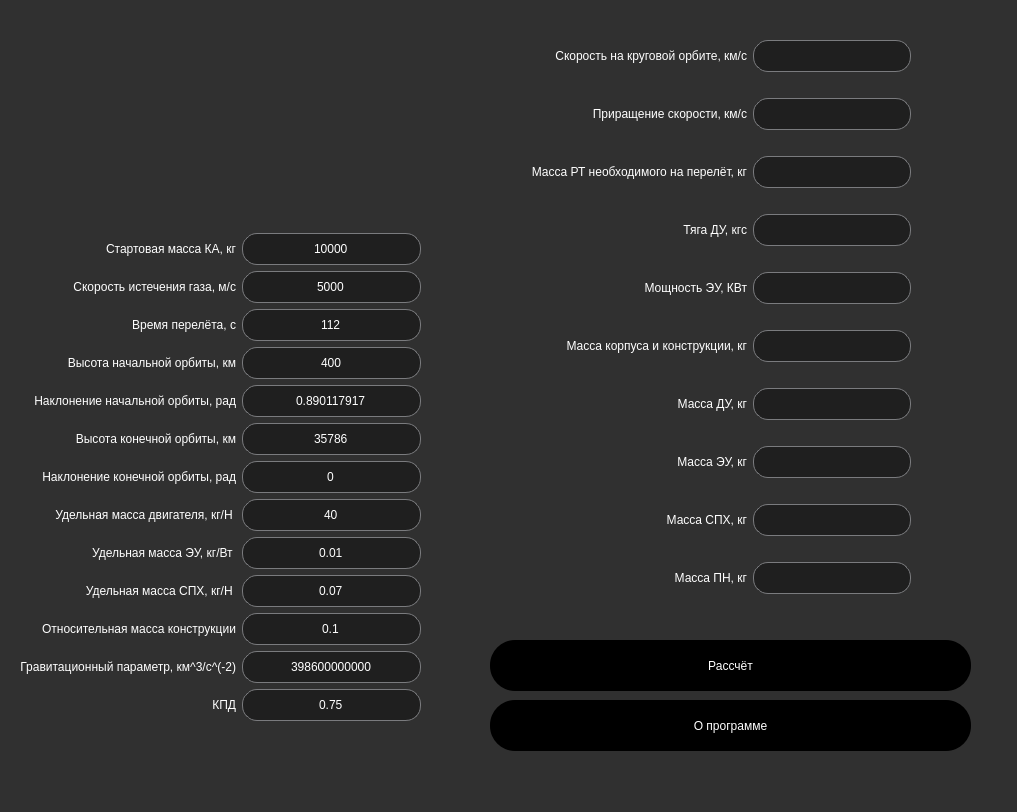
<?xml version="1.0" encoding="UTF-8"?>
<ui version="4.0">
 <class>MainWindow</class>
 <widget class="QMainWindow" name="MainWindow">
  <property name="geometry">
   <rect>
    <x>0</x>
    <y>0</y>
    <width>1017</width>
    <height>812</height>
   </rect>
  </property>
  <property name="windowTitle">
   <string>SEPtima</string>
  </property>
  <property name="windowIcon">
   <iconset>
    <normaloff>../build-MyProga-Desktop_Qt_6_2_3_MinGW_64_bit-Release/logo.png</normaloff>../build-MyProga-Desktop_Qt_6_2_3_MinGW_64_bit-Release/logo.png</iconset>
  </property>
  <property name="styleSheet">
   <string notr="true">background-color: rgb(48, 48, 48);
color: white;</string>
  </property>
  <property name="iconSize">
   <size>
    <width>343</width>
    <height>343</height>
   </size>
  </property>
  <widget class="QWidget" name="centralwidget">
   <widget class="QPushButton" name="pushButton">
    <property name="geometry">
     <rect>
      <x>490</x>
      <y>640</y>
      <width>481</width>
      <height>51</height>
     </rect>
    </property>
    <property name="cursor">
     <cursorShape>PointingHandCursor</cursorShape>
    </property>
    <property name="styleSheet">
     <string notr="true">QPushButton{
	border-radius: 25px;
	color: white; /* Цвет ссылки при наведении на нее курсора мыши */  
    background: black /* Цвет фона */
}

QPushButton:hover{
	border-radius: 25px;
    color: black; /* Цвет ссылки при наведении на нее курсора мыши */  
    background: #fff /* Цвет фона */
   }</string>
    </property>
    <property name="text">
     <string>Рассчёт</string>
    </property>
   </widget>
   <widget class="QWidget" name="gridLayoutWidget">
    <property name="geometry">
     <rect>
      <x>20</x>
      <y>20</y>
      <width>401</width>
      <height>701</height>
     </rect>
    </property>
    <layout class="QGridLayout" name="gridLayout">
     <item row="5" column="0">
      <widget class="QLabel" name="label_5">
       <property name="layoutDirection">
        <enum>Qt::LeftToRight</enum>
       </property>
       <property name="styleSheet">
        <string notr="true">color: rgb(255, 255, 255);</string>
       </property>
       <property name="text">
        <string>Наклонение начальной орбиты, рад</string>
       </property>
       <property name="textFormat">
        <enum>Qt::MarkdownText</enum>
       </property>
       <property name="alignment">
        <set>Qt::AlignRight|Qt::AlignTrailing|Qt::AlignVCenter</set>
       </property>
      </widget>
     </item>
     <item row="9" column="1">
      <widget class="QLineEdit" name="lineEdit_9">
       <property name="styleSheet">
        <string notr="true">border-radius: 15px;
border: 1px solid #7a7b7e;
color: rgb(255, 255, 255);
background-color: rgb(31, 31, 31);
height: 30px;</string>
       </property>
       <property name="text">
        <string>0.01</string>
       </property>
       <property name="alignment">
        <set>Qt::AlignCenter</set>
       </property>
      </widget>
     </item>
     <item row="9" column="0">
      <widget class="QLabel" name="label_8">
       <property name="layoutDirection">
        <enum>Qt::LeftToRight</enum>
       </property>
       <property name="styleSheet">
        <string notr="true">color: rgb(255, 255, 255);</string>
       </property>
       <property name="text">
        <string>Удельная масса ЭУ, кг/Вт </string>
       </property>
       <property name="textFormat">
        <enum>Qt::MarkdownText</enum>
       </property>
       <property name="alignment">
        <set>Qt::AlignRight|Qt::AlignTrailing|Qt::AlignVCenter</set>
       </property>
      </widget>
     </item>
     <item row="12" column="1">
      <widget class="QLineEdit" name="lineEdit_13">
       <property name="styleSheet">
        <string notr="true">border-radius: 15px;
border: 1px solid #7a7b7e;
color: rgb(255, 255, 255);
background-color: rgb(31, 31, 31);
height: 30px;</string>
       </property>
       <property name="text">
        <string>398600000000</string>
       </property>
       <property name="alignment">
        <set>Qt::AlignCenter</set>
       </property>
      </widget>
     </item>
     <item row="3" column="1">
      <widget class="QLineEdit" name="lineEdit_4">
       <property name="styleSheet">
        <string notr="true">border-radius: 15px;
border: 1px solid #7a7b7e;
color: rgb(255, 255, 255);
background-color: rgb(31, 31, 31);
height: 30px;</string>
       </property>
       <property name="text">
        <string>112</string>
       </property>
       <property name="alignment">
        <set>Qt::AlignCenter</set>
       </property>
      </widget>
     </item>
     <item row="5" column="1">
      <widget class="QLineEdit" name="lineEdit_6">
       <property name="styleSheet">
        <string notr="true">border-radius: 15px;
border: 1px solid #7a7b7e;
color: rgb(255, 255, 255);
background-color: rgb(31, 31, 31);
height: 30px;</string>
       </property>
       <property name="text">
        <string>0.890117917</string>
       </property>
       <property name="alignment">
        <set>Qt::AlignCenter</set>
       </property>
      </widget>
     </item>
     <item row="4" column="0">
      <widget class="QLabel" name="label_4">
       <property name="layoutDirection">
        <enum>Qt::LeftToRight</enum>
       </property>
       <property name="styleSheet">
        <string notr="true">color: rgb(255, 255, 255);</string>
       </property>
       <property name="text">
        <string>Высота начальной орбиты, км</string>
       </property>
       <property name="textFormat">
        <enum>Qt::MarkdownText</enum>
       </property>
       <property name="alignment">
        <set>Qt::AlignRight|Qt::AlignTrailing|Qt::AlignVCenter</set>
       </property>
      </widget>
     </item>
     <item row="8" column="0">
      <widget class="QLabel" name="label_7">
       <property name="layoutDirection">
        <enum>Qt::LeftToRight</enum>
       </property>
       <property name="styleSheet">
        <string notr="true">color: rgb(255, 255, 255);</string>
       </property>
       <property name="text">
        <string>Удельная масса двигателя, кг/Н </string>
       </property>
       <property name="textFormat">
        <enum>Qt::MarkdownText</enum>
       </property>
       <property name="alignment">
        <set>Qt::AlignRight|Qt::AlignTrailing|Qt::AlignVCenter</set>
       </property>
      </widget>
     </item>
     <item row="6" column="0">
      <widget class="QLabel" name="label_6">
       <property name="layoutDirection">
        <enum>Qt::LeftToRight</enum>
       </property>
       <property name="styleSheet">
        <string notr="true">color: rgb(255, 255, 255);</string>
       </property>
       <property name="text">
        <string>Высота конечной орбиты, км</string>
       </property>
       <property name="textFormat">
        <enum>Qt::MarkdownText</enum>
       </property>
       <property name="alignment">
        <set>Qt::AlignRight|Qt::AlignTrailing|Qt::AlignVCenter</set>
       </property>
      </widget>
     </item>
     <item row="13" column="1">
      <widget class="QLineEdit" name="lineEdit_14">
       <property name="styleSheet">
        <string notr="true">border-radius: 15px;
border: 1px solid #7a7b7e;
color: rgb(255, 255, 255);
background-color: rgb(31, 31, 31);
height: 30px;</string>
       </property>
       <property name="text">
        <string>0.75</string>
       </property>
       <property name="alignment">
        <set>Qt::AlignCenter</set>
       </property>
      </widget>
     </item>
     <item row="8" column="1">
      <widget class="QLineEdit" name="lineEdit_8">
       <property name="styleSheet">
        <string notr="true">border-radius: 15px;
border: 1px solid #7a7b7e;
color: rgb(255, 255, 255);
background-color: rgb(31, 31, 31);
height: 30px;</string>
       </property>
       <property name="text">
        <string>40</string>
       </property>
       <property name="alignment">
        <set>Qt::AlignCenter</set>
       </property>
      </widget>
     </item>
     <item row="2" column="1">
      <widget class="QLineEdit" name="lineEdit_3">
       <property name="styleSheet">
        <string notr="true">border-radius: 15px;
border: 1px solid #7a7b7e;
color: rgb(255, 255, 255);
background-color: rgb(31, 31, 31);
height: 30px;</string>
       </property>
       <property name="text">
        <string>5000</string>
       </property>
       <property name="alignment">
        <set>Qt::AlignCenter</set>
       </property>
      </widget>
     </item>
     <item row="11" column="1">
      <widget class="QLineEdit" name="lineEdit_12">
       <property name="styleSheet">
        <string notr="true">border-radius: 15px;
border: 1px solid #7a7b7e;
color: rgb(255, 255, 255);
background-color: rgb(31, 31, 31);
height: 30px;</string>
       </property>
       <property name="text">
        <string>0.1</string>
       </property>
       <property name="alignment">
        <set>Qt::AlignCenter</set>
       </property>
      </widget>
     </item>
     <item row="1" column="0">
      <widget class="QLabel" name="label">
       <property name="layoutDirection">
        <enum>Qt::LeftToRight</enum>
       </property>
       <property name="styleSheet">
        <string notr="true">color: rgb(255, 255, 255);</string>
       </property>
       <property name="text">
        <string>Стартовая масса КА, кг</string>
       </property>
       <property name="textFormat">
        <enum>Qt::MarkdownText</enum>
       </property>
       <property name="alignment">
        <set>Qt::AlignRight|Qt::AlignTrailing|Qt::AlignVCenter</set>
       </property>
      </widget>
     </item>
     <item row="2" column="0">
      <widget class="QLabel" name="label_2">
       <property name="layoutDirection">
        <enum>Qt::LeftToRight</enum>
       </property>
       <property name="styleSheet">
        <string notr="true">color: rgb(255, 255, 255);</string>
       </property>
       <property name="text">
        <string>Скорость истечения газа, м/c</string>
       </property>
       <property name="textFormat">
        <enum>Qt::MarkdownText</enum>
       </property>
       <property name="alignment">
        <set>Qt::AlignRight|Qt::AlignTrailing|Qt::AlignVCenter</set>
       </property>
      </widget>
     </item>
     <item row="13" column="0">
      <widget class="QLabel" name="label_13">
       <property name="layoutDirection">
        <enum>Qt::LeftToRight</enum>
       </property>
       <property name="styleSheet">
        <string notr="true">color: rgb(255, 255, 255);</string>
       </property>
       <property name="text">
        <string>КПД</string>
       </property>
       <property name="textFormat">
        <enum>Qt::MarkdownText</enum>
       </property>
       <property name="alignment">
        <set>Qt::AlignRight|Qt::AlignTrailing|Qt::AlignVCenter</set>
       </property>
      </widget>
     </item>
     <item row="10" column="1">
      <widget class="QLineEdit" name="lineEdit_11">
       <property name="styleSheet">
        <string notr="true">border-radius: 15px;
border: 1px solid #7a7b7e;
color: rgb(255, 255, 255);
background-color: rgb(31, 31, 31);
height: 30px;</string>
       </property>
       <property name="text">
        <string>0.07</string>
       </property>
       <property name="alignment">
        <set>Qt::AlignCenter</set>
       </property>
      </widget>
     </item>
     <item row="4" column="1">
      <widget class="QLineEdit" name="lineEdit_5">
       <property name="styleSheet">
        <string notr="true">border-radius: 15px;
border: 1px solid #7a7b7e;
color: rgb(255, 255, 255);
background-color: rgb(31, 31, 31);
height: 30px;</string>
       </property>
       <property name="text">
        <string>400</string>
       </property>
       <property name="alignment">
        <set>Qt::AlignCenter</set>
       </property>
      </widget>
     </item>
     <item row="12" column="0">
      <widget class="QLabel" name="label_12">
       <property name="layoutDirection">
        <enum>Qt::LeftToRight</enum>
       </property>
       <property name="styleSheet">
        <string notr="true">color: rgb(255, 255, 255);</string>
       </property>
       <property name="text">
        <string>Гравитационный параметр, км^3/c^(-2)</string>
       </property>
       <property name="textFormat">
        <enum>Qt::MarkdownText</enum>
       </property>
       <property name="alignment">
        <set>Qt::AlignRight|Qt::AlignTrailing|Qt::AlignVCenter</set>
       </property>
      </widget>
     </item>
     <item row="10" column="0">
      <widget class="QLabel" name="label_10">
       <property name="layoutDirection">
        <enum>Qt::LeftToRight</enum>
       </property>
       <property name="styleSheet">
        <string notr="true">color: rgb(255, 255, 255);</string>
       </property>
       <property name="text">
        <string>Удельная масса СПХ, кг/Н </string>
       </property>
       <property name="textFormat">
        <enum>Qt::MarkdownText</enum>
       </property>
       <property name="alignment">
        <set>Qt::AlignRight|Qt::AlignTrailing|Qt::AlignVCenter</set>
       </property>
      </widget>
     </item>
     <item row="7" column="1">
      <widget class="QLineEdit" name="lineEdit_25">
       <property name="styleSheet">
        <string notr="true">border-radius: 15px;
border: 1px solid #7a7b7e;
color: rgb(255, 255, 255);
background-color: rgb(31, 31, 31);
height: 30px;</string>
       </property>
       <property name="text">
        <string>0</string>
       </property>
       <property name="alignment">
        <set>Qt::AlignCenter</set>
       </property>
      </widget>
     </item>
     <item row="6" column="1">
      <widget class="QLineEdit" name="lineEdit_7">
       <property name="styleSheet">
        <string notr="true">border-radius: 15px;
border: 1px solid #7a7b7e;
color: rgb(255, 255, 255);
background-color: rgb(31, 31, 31);
height: 30px;</string>
       </property>
       <property name="text">
        <string>35786</string>
       </property>
       <property name="alignment">
        <set>Qt::AlignCenter</set>
       </property>
      </widget>
     </item>
     <item row="11" column="0">
      <widget class="QLabel" name="label_11">
       <property name="layoutDirection">
        <enum>Qt::LeftToRight</enum>
       </property>
       <property name="styleSheet">
        <string notr="true">color: rgb(255, 255, 255);</string>
       </property>
       <property name="text">
        <string>Относительная масса конструкции</string>
       </property>
       <property name="textFormat">
        <enum>Qt::MarkdownText</enum>
       </property>
       <property name="alignment">
        <set>Qt::AlignRight|Qt::AlignTrailing|Qt::AlignVCenter</set>
       </property>
      </widget>
     </item>
     <item row="1" column="1">
      <widget class="QLineEdit" name="lineEdit_2">
       <property name="styleSheet">
        <string notr="true">border-radius: 15px;
border: 1px solid #7a7b7e;
color: rgb(255, 255, 255);
background-color: rgb(31, 31, 31);
height: 30px;</string>
       </property>
       <property name="text">
        <string>10000</string>
       </property>
       <property name="alignment">
        <set>Qt::AlignCenter</set>
       </property>
      </widget>
     </item>
     <item row="7" column="0">
      <widget class="QLabel" name="label_24">
       <property name="layoutDirection">
        <enum>Qt::LeftToRight</enum>
       </property>
       <property name="styleSheet">
        <string notr="true">color: rgb(255, 255, 255);</string>
       </property>
       <property name="text">
        <string>Наклонение конечной орбиты, рад</string>
       </property>
       <property name="textFormat">
        <enum>Qt::MarkdownText</enum>
       </property>
       <property name="alignment">
        <set>Qt::AlignRight|Qt::AlignTrailing|Qt::AlignVCenter</set>
       </property>
      </widget>
     </item>
     <item row="3" column="0">
      <widget class="QLabel" name="label_3">
       <property name="layoutDirection">
        <enum>Qt::LeftToRight</enum>
       </property>
       <property name="styleSheet">
        <string notr="true">color: rgb(255, 255, 255);</string>
       </property>
       <property name="text">
        <string>Время перелёта, с</string>
       </property>
       <property name="textFormat">
        <enum>Qt::MarkdownText</enum>
       </property>
       <property name="alignment">
        <set>Qt::AlignRight|Qt::AlignTrailing|Qt::AlignVCenter</set>
       </property>
      </widget>
     </item>
     <item row="0" column="0" colspan="2">
      <widget class="QLabel" name="label_25">
       <property name="layoutDirection">
        <enum>Qt::LeftToRight</enum>
       </property>
       <property name="styleSheet">
        <string notr="true">image: url(logo_osnovnoy_goriz_ENG7.png);

</string>
       </property>
       <property name="lineWidth">
        <number>1</number>
       </property>
       <property name="text">
        <string/>
       </property>
       <property name="textFormat">
        <enum>Qt::MarkdownText</enum>
       </property>
       <property name="alignment">
        <set>Qt::AlignRight|Qt::AlignTrailing|Qt::AlignVCenter</set>
       </property>
      </widget>
     </item>
    </layout>
   </widget>
   <widget class="QWidget" name="gridLayoutWidget_2">
    <property name="geometry">
     <rect>
      <x>530</x>
      <y>20</y>
      <width>381</width>
      <height>601</height>
     </rect>
    </property>
    <layout class="QGridLayout" name="gridLayout_2">
     <item row="8" column="0">
      <widget class="QLabel" name="label_22">
       <property name="layoutDirection">
        <enum>Qt::LeftToRight</enum>
       </property>
       <property name="styleSheet">
        <string notr="true">color: rgb(255, 255, 255);</string>
       </property>
       <property name="text">
        <string>Масса СПХ, кг</string>
       </property>
       <property name="textFormat">
        <enum>Qt::MarkdownText</enum>
       </property>
       <property name="alignment">
        <set>Qt::AlignRight|Qt::AlignTrailing|Qt::AlignVCenter</set>
       </property>
      </widget>
     </item>
     <item row="8" column="1">
      <widget class="QLineEdit" name="lineEdit_23">
       <property name="styleSheet">
        <string notr="true">border-radius: 15px;
border: 1px solid #7a7b7e;
color: rgb(255, 255, 255);
background-color: rgb(31, 31, 31);
height: 30px;</string>
       </property>
       <property name="alignment">
        <set>Qt::AlignCenter</set>
       </property>
      </widget>
     </item>
     <item row="3" column="0">
      <widget class="QLabel" name="label_18">
       <property name="layoutDirection">
        <enum>Qt::LeftToRight</enum>
       </property>
       <property name="styleSheet">
        <string notr="true">color: rgb(255, 255, 255);</string>
       </property>
       <property name="text">
        <string>Тяга ДУ, кгс</string>
       </property>
       <property name="textFormat">
        <enum>Qt::MarkdownText</enum>
       </property>
       <property name="alignment">
        <set>Qt::AlignRight|Qt::AlignTrailing|Qt::AlignVCenter</set>
       </property>
      </widget>
     </item>
     <item row="0" column="0">
      <widget class="QLabel" name="label_14">
       <property name="layoutDirection">
        <enum>Qt::LeftToRight</enum>
       </property>
       <property name="styleSheet">
        <string notr="true">color: rgb(255, 255, 255);</string>
       </property>
       <property name="text">
        <string>Скорость на круговой орбите, км/c</string>
       </property>
       <property name="textFormat">
        <enum>Qt::MarkdownText</enum>
       </property>
       <property name="alignment">
        <set>Qt::AlignRight|Qt::AlignTrailing|Qt::AlignVCenter</set>
       </property>
      </widget>
     </item>
     <item row="1" column="0">
      <widget class="QLabel" name="label_15">
       <property name="layoutDirection">
        <enum>Qt::LeftToRight</enum>
       </property>
       <property name="styleSheet">
        <string notr="true">color: rgb(255, 255, 255);</string>
       </property>
       <property name="text">
        <string>Приращение скорости, км/c</string>
       </property>
       <property name="textFormat">
        <enum>Qt::MarkdownText</enum>
       </property>
       <property name="alignment">
        <set>Qt::AlignRight|Qt::AlignTrailing|Qt::AlignVCenter</set>
       </property>
      </widget>
     </item>
     <item row="9" column="0">
      <widget class="QLabel" name="label_23">
       <property name="layoutDirection">
        <enum>Qt::LeftToRight</enum>
       </property>
       <property name="styleSheet">
        <string notr="true">color: rgb(255, 255, 255);</string>
       </property>
       <property name="text">
        <string>Масса ПН, кг</string>
       </property>
       <property name="textFormat">
        <enum>Qt::MarkdownText</enum>
       </property>
       <property name="alignment">
        <set>Qt::AlignRight|Qt::AlignTrailing|Qt::AlignVCenter</set>
       </property>
      </widget>
     </item>
     <item row="6" column="1">
      <widget class="QLineEdit" name="lineEdit_22">
       <property name="styleSheet">
        <string notr="true">border-radius: 15px;
border: 1px solid #7a7b7e;
color: rgb(255, 255, 255);
background-color: rgb(31, 31, 31);
height: 30px;</string>
       </property>
       <property name="alignment">
        <set>Qt::AlignCenter</set>
       </property>
      </widget>
     </item>
     <item row="5" column="0">
      <widget class="QLabel" name="label_20">
       <property name="layoutDirection">
        <enum>Qt::LeftToRight</enum>
       </property>
       <property name="styleSheet">
        <string notr="true">color: rgb(255, 255, 255);</string>
       </property>
       <property name="text">
        <string>Масса корпуса и конструкции, кг</string>
       </property>
       <property name="textFormat">
        <enum>Qt::MarkdownText</enum>
       </property>
       <property name="alignment">
        <set>Qt::AlignRight|Qt::AlignTrailing|Qt::AlignVCenter</set>
       </property>
      </widget>
     </item>
     <item row="0" column="1">
      <widget class="QLineEdit" name="lineEdit_15">
       <property name="styleSheet">
        <string notr="true">border-radius: 15px;
border: 1px solid #7a7b7e;
color: rgb(255, 255, 255);
background-color: rgb(31, 31, 31);
height: 30px;</string>
       </property>
       <property name="alignment">
        <set>Qt::AlignCenter</set>
       </property>
      </widget>
     </item>
     <item row="4" column="0">
      <widget class="QLabel" name="label_19">
       <property name="layoutDirection">
        <enum>Qt::LeftToRight</enum>
       </property>
       <property name="styleSheet">
        <string notr="true">color: rgb(255, 255, 255);</string>
       </property>
       <property name="text">
        <string>Мощность ЭУ, КВт</string>
       </property>
       <property name="textFormat">
        <enum>Qt::MarkdownText</enum>
       </property>
       <property name="alignment">
        <set>Qt::AlignRight|Qt::AlignTrailing|Qt::AlignVCenter</set>
       </property>
      </widget>
     </item>
     <item row="2" column="0">
      <widget class="QLabel" name="label_17">
       <property name="layoutDirection">
        <enum>Qt::LeftToRight</enum>
       </property>
       <property name="styleSheet">
        <string notr="true">color: rgb(255, 255, 255);</string>
       </property>
       <property name="text">
        <string>Масса РТ необходимого на перелёт, кг</string>
       </property>
       <property name="textFormat">
        <enum>Qt::MarkdownText</enum>
       </property>
       <property name="alignment">
        <set>Qt::AlignRight|Qt::AlignTrailing|Qt::AlignVCenter</set>
       </property>
      </widget>
     </item>
     <item row="4" column="1">
      <widget class="QLineEdit" name="lineEdit_20">
       <property name="styleSheet">
        <string notr="true">border-radius: 15px;
border: 1px solid #7a7b7e;
color: rgb(255, 255, 255);
background-color: rgb(31, 31, 31);
height: 30px;</string>
       </property>
       <property name="alignment">
        <set>Qt::AlignCenter</set>
       </property>
      </widget>
     </item>
     <item row="5" column="1">
      <widget class="QLineEdit" name="lineEdit_21">
       <property name="styleSheet">
        <string notr="true">border-radius: 15px;
border: 1px solid #7a7b7e;
color: rgb(255, 255, 255);
background-color: rgb(31, 31, 31);
height: 30px;</string>
       </property>
       <property name="alignment">
        <set>Qt::AlignCenter</set>
       </property>
      </widget>
     </item>
     <item row="9" column="1">
      <widget class="QLineEdit" name="lineEdit_24">
       <property name="styleSheet">
        <string notr="true">border-radius: 15px;
border: 1px solid #7a7b7e;
color: rgb(255, 255, 255);
background-color: rgb(31, 31, 31);
height: 30px;</string>
       </property>
       <property name="alignment">
        <set>Qt::AlignCenter</set>
       </property>
      </widget>
     </item>
     <item row="1" column="1">
      <widget class="QLineEdit" name="lineEdit_16">
       <property name="styleSheet">
        <string notr="true">border-radius: 15px;
border: 1px solid #7a7b7e;
color: rgb(255, 255, 255);
background-color: rgb(31, 31, 31);
height: 30px;</string>
       </property>
       <property name="alignment">
        <set>Qt::AlignCenter</set>
       </property>
      </widget>
     </item>
     <item row="2" column="1">
      <widget class="QLineEdit" name="lineEdit_18">
       <property name="styleSheet">
        <string notr="true">border-radius: 15px;
border: 1px solid #7a7b7e;
color: rgb(255, 255, 255);
background-color: rgb(31, 31, 31);
height: 30px;</string>
       </property>
       <property name="alignment">
        <set>Qt::AlignCenter</set>
       </property>
      </widget>
     </item>
     <item row="3" column="1">
      <widget class="QLineEdit" name="lineEdit_19">
       <property name="styleSheet">
        <string notr="true">border-radius: 15px;
border: 1px solid #7a7b7e;
color: rgb(255, 255, 255);
background-color: rgb(31, 31, 31);
height: 30px;</string>
       </property>
       <property name="alignment">
        <set>Qt::AlignCenter</set>
       </property>
      </widget>
     </item>
     <item row="6" column="0">
      <widget class="QLabel" name="label_21">
       <property name="layoutDirection">
        <enum>Qt::LeftToRight</enum>
       </property>
       <property name="styleSheet">
        <string notr="true">color: rgb(255, 255, 255);</string>
       </property>
       <property name="text">
        <string>Масса ДУ, кг</string>
       </property>
       <property name="textFormat">
        <enum>Qt::MarkdownText</enum>
       </property>
       <property name="alignment">
        <set>Qt::AlignRight|Qt::AlignTrailing|Qt::AlignVCenter</set>
       </property>
      </widget>
     </item>
     <item row="7" column="0">
      <widget class="QLabel" name="label_26">
       <property name="layoutDirection">
        <enum>Qt::LeftToRight</enum>
       </property>
       <property name="styleSheet">
        <string notr="true">color: rgb(255, 255, 255);</string>
       </property>
       <property name="text">
        <string>Масса ЭУ, кг</string>
       </property>
       <property name="textFormat">
        <enum>Qt::MarkdownText</enum>
       </property>
       <property name="alignment">
        <set>Qt::AlignRight|Qt::AlignTrailing|Qt::AlignVCenter</set>
       </property>
      </widget>
     </item>
     <item row="7" column="1">
      <widget class="QLineEdit" name="lineEdit_26">
       <property name="styleSheet">
        <string notr="true">border-radius: 15px;
border: 1px solid #7a7b7e;
color: rgb(255, 255, 255);
background-color: rgb(31, 31, 31);
height: 30px;</string>
       </property>
       <property name="alignment">
        <set>Qt::AlignCenter</set>
       </property>
      </widget>
     </item>
    </layout>
   </widget>
   <widget class="QPushButton" name="pushButton_3">
    <property name="geometry">
     <rect>
      <x>490</x>
      <y>700</y>
      <width>481</width>
      <height>51</height>
     </rect>
    </property>
    <property name="cursor">
     <cursorShape>PointingHandCursor</cursorShape>
    </property>
    <property name="styleSheet">
     <string notr="true">QPushButton{
	border-radius: 25px;
	color: white; /* Цвет ссылки при наведении на нее курсора мыши */  
    background: black /* Цвет фона */
}

QPushButton:hover{
	border-radius: 25px;
    color: black; /* Цвет ссылки при наведении на нее курсора мыши */  
    background: #fff /* Цвет фона */
   }</string>
    </property>
    <property name="text">
     <string>О программе</string>
    </property>
   </widget>
  </widget>
  <widget class="QStatusBar" name="statusbar"/>
 </widget>
 <resources/>
 <connections/>
</ui>
